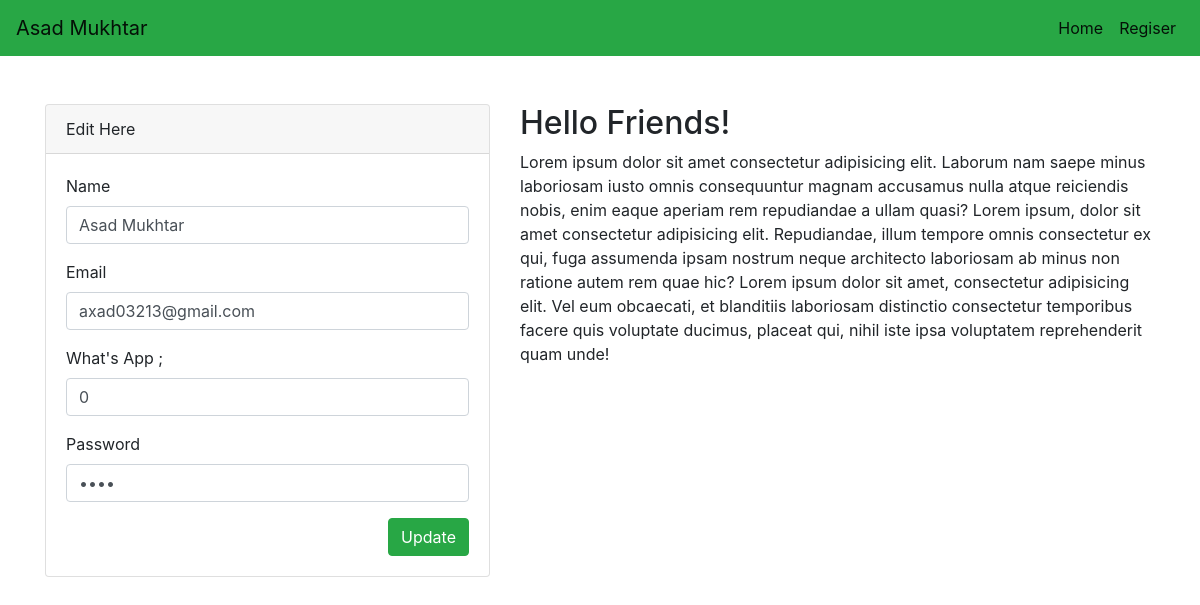
Screenshot of /edit.php?id=6 with the database file from the repository.
### tables this page shows
CREATE TABLE `users` (
  `id` int(11) NOT NULL,
  `name` varchar(191) DEFAULT NULL,
  `email` varchar(191) DEFAULT NULL,
  `whatsapp` varchar(191) DEFAULT NULL,
  `password` varchar(191) DEFAULT NULL
);

### edit.php (the view, shortened to what this page needs)
<?php
    include('include/header.php');
    $id = $_GET['id'];
    $query = "SELECT * FROM `users` WHERE id='$id'";
    include('actions/cn.php');
    $result = mysqli_query($cn,$query) or die('cant run query');
    $row = mysqli_fetch_array($result);
?>
<div class="container mt-5">
  <div class="row">
    <div class="col-lg-5">
      <div class="card">
        <div class="card-header">
          Edit Here
        </div>
        <div class="card-body">
          <form action="actions/update.php?id=<?php echo $row['id']; ?>" method="post">
            <div class="form-group">
              <label for="">Name</label>
              <input type="text" class="form-control" value="<?php echo $row['name']; ?>" name="name" />
            </div>
            <div class="form-group">
              <label for="">Email</label>
              <input type="email" class="form-control" value="<?php echo $row['email']; ?>" name="email" />
            </div>
            <div class="form-group">
              <label for="">What's App</label>
              ;<input type="number" class="form-control" value="<?php echo $row['whatsapp']; ?>" name="wp" />
            </div>
            <div class="form-group">
              <label for="">Password</label>
              <input type="password" class="form-control" value="<?php echo $row['password']; ?>" name="password" />
            </div>
            <div class="form-group">
                <button class="btn btn-success float-right" type="submit">Update</button>
            </div>
          </form>
        </div>
      </div>
    </div>
    <div class="col-lg-7">
      <h2>Hello Friends!</h2>
      <p>
        Lorem ipsum dolor sit amet consectetur adipisicing elit. Laborum nam saepe minus laboriosam iusto omnis consequuntur magnam accusamus nulla atque reiciendis nobis, enim eaque aperiam rem repudiandae a ullam quasi?
        Lorem ipsum, dolor sit amet consectetur adipisicing elit. Repudiandae, illum tempore omnis consectetur ex qui, fuga assumenda ipsam nostrum neque architecto laboriosam ab minus non ratione autem rem quae hic?
        Lorem ipsum dolor sit amet, consectetur adipisicing elit. Vel eum obcaecati, et blanditiis laboriosam distinctio consectetur temporibus facere quis voluptate ducimus, placeat qui, nihil iste ipsa voluptatem reprehenderit quam unde!
      </p>
    </div>
  </div>
</div>
<?php include('include/footer.php');  ?>

### rows the page displays
users: name "Asad Mukhtar", email "axad03213@gmail.com", wp "0"
